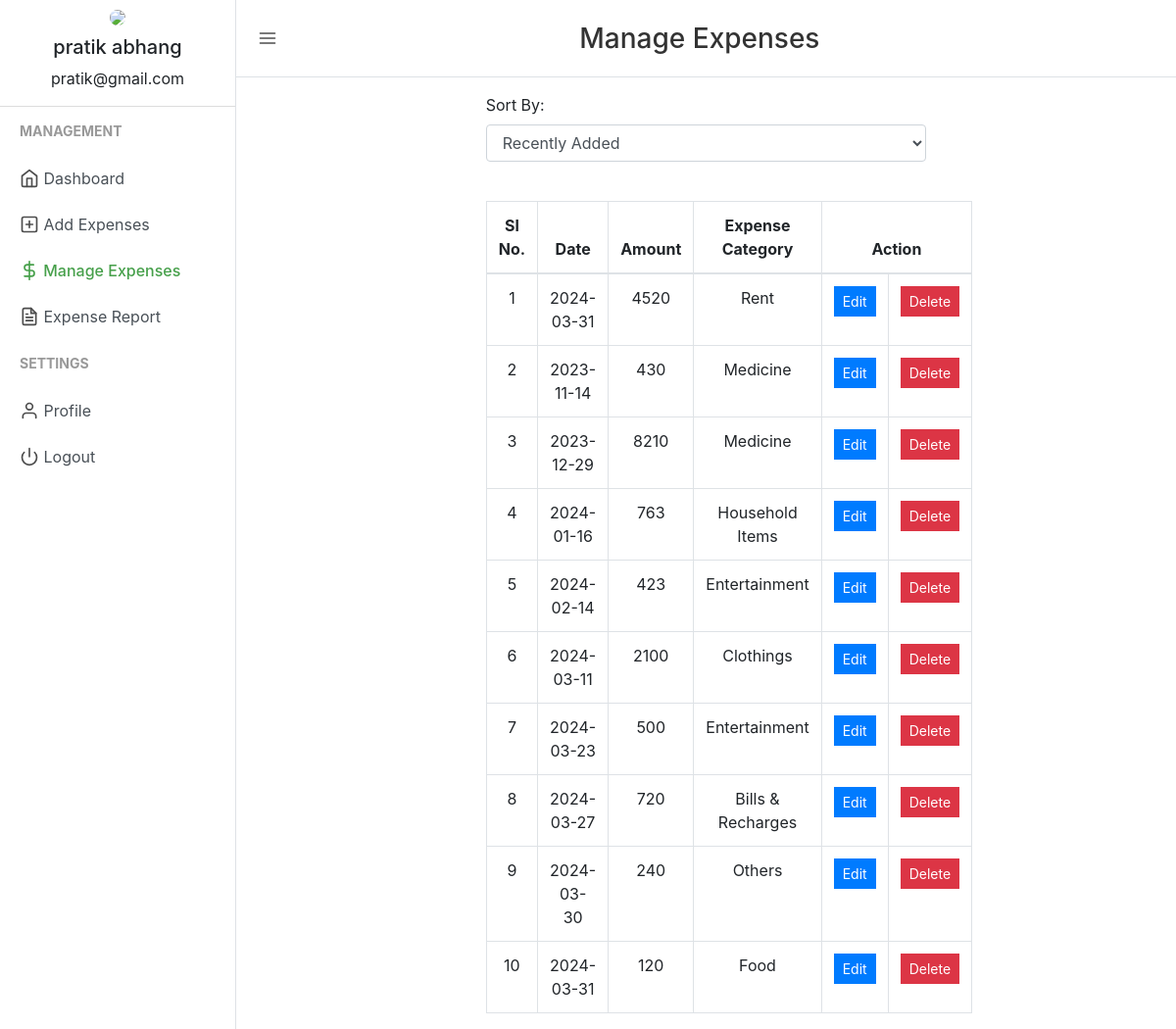
Page /manage_expense.php (signed in) on the committed database.
### tables this page shows
CREATE TABLE `users` (
  `user_id` int(11) NOT NULL,
  `firstname` varchar(50) NOT NULL,
  `lastname` varchar(25) NOT NULL,
  `email` varchar(50) NOT NULL,
  `password` varchar(50) NOT NULL
);

CREATE TABLE `expenses` (
  `expense_id` int(20) NOT NULL,
  `user_id` varchar(15) NOT NULL,
  `expense` int(20) NOT NULL,
  `expensedate` varchar(15) NOT NULL,
  `expensecategory` varchar(50) NOT NULL
);

### session.php (called while the page is built, shortened)
<?php
include("config.php");
$sess_email = $_SESSION["email"];
$sql = "SELECT user_id, firstname, lastname, email FROM users WHERE email = '$sess_email'";
$result = $con->query($sql);
if ($result->num_rows > 0) {
  while($row = $result->fetch_assoc()) {
    $userid=$row["user_id"];
    $username =$row["firstname"]." ".$row["lastname"];
    $useremail=$row["email"];
  }
} else {
    $userid="798";
    $username ="SJEC";
    $useremail="mailid@domain.com";
}
?>

### manage_expense.php (the view, shortened to what this page needs)
<?php
include("session.php");
$selectedSort = isset($_GET['sort']) ? $_GET['sort'] : 'none';
$sortColumn = '';
switch ($selectedSort) {
    case 'none':
    default:
        $sortColumn = 'expense_id DESC';
        break;
}
$orderByClause = $sortColumn ? "ORDER BY $sortColumn" : '';
$exp_fetched = mysqli_query($con, "SELECT * FROM expenses WHERE user_id = '$userid' $orderByClause");
?>
<!DOCTYPE html>
<html lang="en">
<head>
<link href="css/bootstrap.css" rel="stylesheet">
<link href="css/style.css" rel="stylesheet">
</head>
<body>
    <div class="d-flex" id="wrapper">
    <div class="border-right" id="sidebar-wrapper">
      <div class="user">
        <img class="img img-fluid rounded-circle" src="uploads\default_profile.png" width="120">
        <h5><?php echo $username ?></h5>
        <p><?php echo $useremail ?></p>
      </div>
      <div class="sidebar-heading">Management</div>
      <div class="list-group list-group-flush">
        <a href="index.php" class="list-group-item list-group-item-action "><span data-feather="home"></span> Dashboard</a>
        <a href="add_expense.php" class="list-group-item list-group-item-action "><span data-feather="plus-square"></span> Add Expenses</a>
        <a href="manage_expense.php" class="list-group-item list-group-item-action sidebar-active"><span data-feather="dollar-sign"></span> Manage Expenses</a>
        <a href="expensereport.php" class="list-group-item list-group-item-action"><span data-feather="file-text"></span> Expense Report</a>
      </div>
      <div class="sidebar-heading">Settings </div>
      <div class="list-group list-group-flush">
        <a href="profile.php" class="list-group-item list-group-item-action "><span data-feather="user"></span> Profile</a>
        <a href="logout.php" class="list-group-item list-group-item-action "><span data-feather="power"></span> Logout</a>
      </div>
    </div>
        <div id="page-content-wrapper">
        <nav class="navbar navbar-expand-lg navbar-light  border-bottom">
<button class="toggler" type="button" id="menu-toggle" aria-expanded="false">
    <span data-feather="menu"></span>
</button>
<div class="col-md-11 text-center">
    <h3 class="try">Manage Expenses</h3>
</div>
</nav>
            <div class="container-fluid">
                <div class="row justify-content-center">
                    <div class="col-md-6">
                    <form method="GET" action="">
    <div class="form-group mt-3">
        <label for="sort">Sort By:</label>
        <select class="form-control" id="sort" name="sort" onchange="this.form.submit()">
            <option value="none" <?php if ($selectedSort === 'none') echo 'selected'; ?>>Recently Added</option>
        </select>
    </div>
</form>
                        <br>
                        <table class="table table-hover table-bordered">
                            <thead>
                                <tr class="text-center">
                                    <th>Sl No.</th>
                                    <th>Date</th>
                                    <th>Amount</th>
                                    <th>Expense Category</th>
                                    <th colspan="2">Action</th>
                                </tr>
                            </thead>
                            <?php $count=1; while ($row = mysqli_fetch_array($exp_fetched)) { ?>
                                <tr>
                                    <td class="text-center"><?php echo $count;?></td>
                                    <td class="text-center"><?php echo $row['expensedate']; ?></td>
                                    <td class="text-center"><?php echo $row['expense']; ?></td>
                                    <td class="text-center"><?php echo $row['expensecategory']; ?></td>
                                    <td class="text-center">
                                        <a href="add_expense.php?edit=<?php echo $row['expense_id']; ?>" class="btn btn-primary btn-sm" style="border-radius:0%;">Edit</a>
                                    </td>
                                    <td class="text-center">
                                        <a href="add_expense.php?delete=<?php echo $row['expense_id']; ?>" class="btn btn-danger btn-sm" style="border-radius:0%;">Delete</a>
                                    </td>
                                </tr>
                            <?php $count++; } ?>
                        </table>
                    </div>
                </div>
            </div>
        </div>
    </div>
</body>
</html>

### css/style.css (style rules this page uses)
body { background-color: #efefef; }
.feather { width: 20px; height: 20px; stroke: #4d4d4d; stroke-width: 2; stroke-linecap: round; stroke-linejoin: round; fill: none; vertical-align: text-bottom; }
.list-group { background-color: #ffffff; }
.list-group-item { border: none; }
.user { text-align: center; border-bottom: 1px solid #ddd; }
.user img { padding: 10px; }
.toggler { color: #000; background-color: #fff; border: none; outline: none; }
.sidebar-active { color: #47a04b; font-weight: 500; }
.sidebar-active .feather { stroke: #47a04b; font-weight: 500; }
#wrapper { overflow-x: hidden; background-color: #fff; }
#sidebar-wrapper { min-height: 100vh; margin-left: -15rem; -webkit-transition: margin 0.25s ease-out; -moz-transition: margin 0.25s ease-out; -o-transition: margin 0.25s ease-out; transition: margin 0.25s ease-out; }
#sidebar-wrapper .sidebar-heading { padding: 0.875rem 1.25rem; font-size: 14px; font-weight: bold; text-transform: uppercase; color: #999; }
#sidebar-wrapper .list-group { width: 15rem; }
#page-content-wrapper { min-width: 100vw; }
@media (min-width: 768px) { #sidebar-wrapper { margin-left: 0; } }
@media (min-width: 768px) { #page-content-wrapper { min-width: 0; width: 100%; } }
.container-fluid { margin-right: 20px; }

### manage_expense.php (style rules this page uses)
.try { font-size: 28px; color: #333; padding: 15px 0px 5px 0px; }

### rows in the picture
users: username "pratik abhang", email "pratik@gmail.com"
expenses: expensedate "2024-03-31", expense "4520", expensecategory "Rent"
expenses: expensedate "2023-11-14", expense "430", expensecategory "Medicine"
expenses: expensedate "2023-12-29", expense "8210", expensecategory "Medicine"
expenses: expensedate "2024-01-16", expense "763", expensecategory "Household Items"
expenses: expensedate "2024-02-14", expense "423", expensecategory "Entertainment"
expenses: expensedate "2024-03-11", expense "2100", expensecategory "Clothings"
expenses: expensedate "2024-03-23", expense "500", expensecategory "Entertainment"
expenses: expensedate "2024-03-27", expense "720", expensecategory "Bills & Recharges"
expenses: expensedate "2024-03-30", expense "240", expensecategory "Others"
expenses: expensedate "2024-03-31", expense "120", expensecategory "Food"
